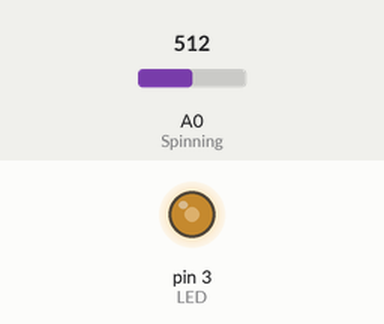
Simulated run of this sketch. Board: Arduino Uno, built with avr-gcc and run on an emulated ATmega328P. Shown: output pins drawn as LEDs (lit = HIGH). The test bench sets the inputs (shaded band); at power-on: A0 (Spinning) = 512.

Above: at 1.2 s.
1.3 s: A0 (Spinning) set to 716
At 2.1 s:
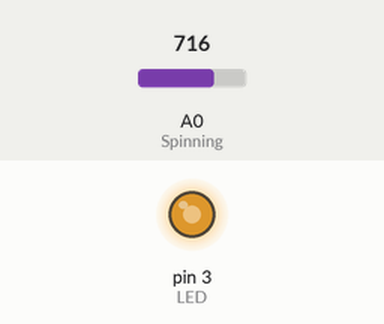
2.8 s: A0 (Spinning) set to 900
At 3.2 s:
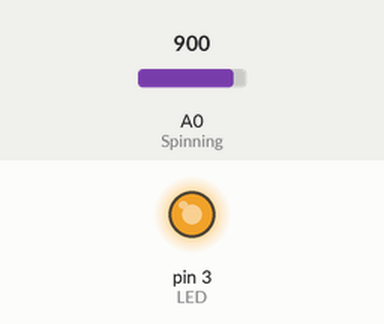
4.3 s: A0 (Spinning) set to 122
At 5.5 s:
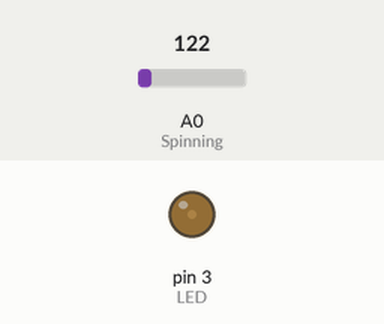
5.8 s: A0 (Spinning) set to 0
At 6.7 s:
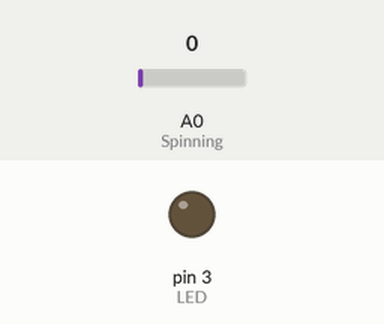
7.3 s: A0 (Spinning) set to 511
At 7.9 s:
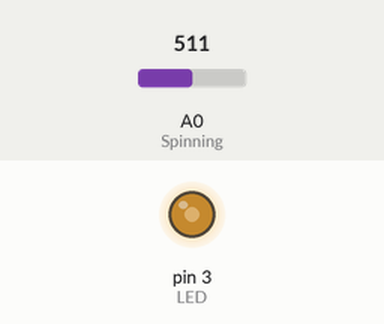
Timing chart, 0 to 9.8 s (numbered marks = the images above; inputs shaded):
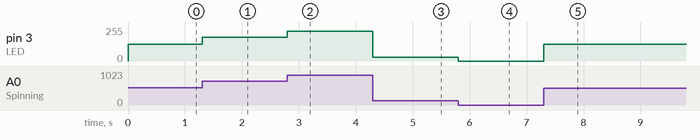

Measured:
- after the input at 1.3 s, pin 3 (LED): 127/255 → 178/255 at once
- after the input at 2.8 s, pin 3 (LED): 178/255 → 224/255 at once
- after the input at 4.3 s, pin 3 (LED): 224/255 → 30/255 at once
- after the input at 5.8 s, pin 3 (LED): 30/255 → 0/255 at once
- after the input at 7.3 s, pin 3 (LED): 0/255 → 127/255 at once

The sketch:

bluespinning.ino
```cpp
//Values
int val2 = 0;
int val = 0;
int LED = 3;
int Spinning = A0;

//PIN-INPUTS
void setup() {
  pinMode(Spinning, INPUT);
  pinMode(LED, OUTPUT);
}

//LIGHT
void loop() {
  val = analogRead(Spinning);
  val2 = map(val, 0,1023, 0,255);
  analogWrite(LED, val2);
}
```
